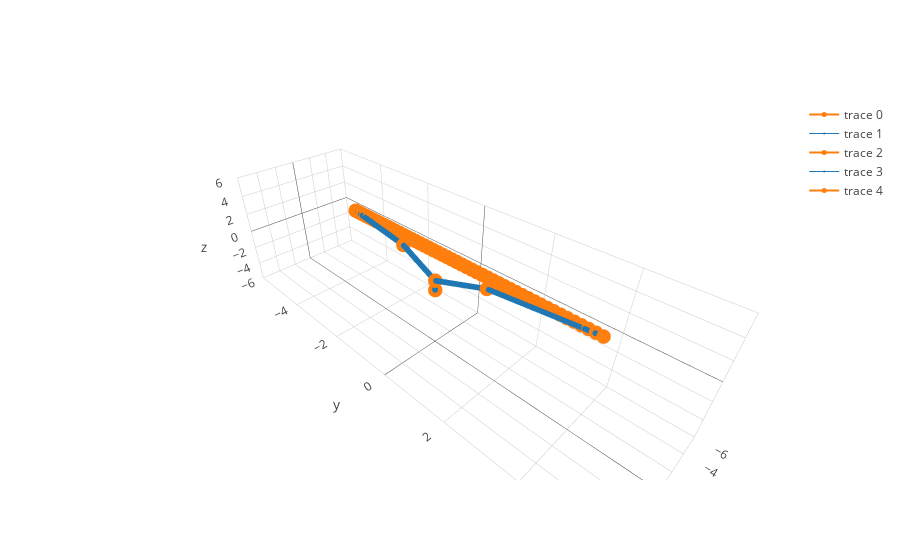

Notebook cell for this chart:
### Markdown cell above
Straightline Trajectory Generation

### Code cell
pos1 = [-2.29, 3.98, 2]
pos2 = [-2.29, -3.98, 2]

trajectorymat = trajectory.linetrac(robot1, pos1, pos2)

trajectoryendeff = trajectory.trajectory_end(robot1, trajectorymat)
#uncomment and add below to see the trajectory of joints
#trajectoryjoints = trajectory.trajectory_joints(robot1, trajectorymat)

robo1 = graphics.position(robot1, trajectorymat[0])
robo2 = graphics.position(robot1, trajectorymat[len(trajectorymat) - 1])

data = trajectoryendeff + robo1 + robo2

m = graphics.plot(data)
m.show()

### Figure 1 — Plotly figure (JSON) as saved in the notebook; plotly's stock layout.template omitted (floating-point values rounded to 4 significant figures; data arrays with more than 128 entries replaced by an {"elided": "..."} marker saying what was removed)
{"data": [{"line": {"color": "#ff7f0e", "width": 2}, "marker": {"size": 5}, "type": "scatter3d", "uid": "8cf2d867-5f08-4b58-bbb1-e04680b0efc8", "x": [-2.29, -2.29, -2.29, -2.29, -2.29, -2.29, -2.29, -2.29, -2.29, -2.29, -2.29, -2.29, -2.29, -2.29, -2.29, -2.29, -2.29, -2.29, -2.29, -2.29, -2.29, -2.29, -2.29, -2.29, -2.29, -2.29, -2.29, -2.29, -2.29, -2.29, -2.29, -2.29, -2.29, -2.29, -2.29, -2.29, -2.29, -2.29, -2.29, -2.29, -2.29, -2.29, -2.29, -2.29, -2.29, -2.29, -2.29, -2.29, -2.29, -2.29], "y": [3.98, 3.818, 3.655, 3.493, 3.33, 3.168, 3.005, 2.843, 2.68, 2.518, 2.356, 2.193, 2.031, 1.868, 1.706, 1.543, 1.381, 1.218, 1.056, 0.8935, 0.731, 0.5686, 0.4061, 0.2437, 0.08122, -0.08122, -0.2437, -0.4061, -0.5686, -0.731, -0.8935, -1.056, -1.218, -1.381, -1.543, -1.706, -1.868, -2.031, -2.193, -2.356, -2.518, -2.68, -2.843, -3.005, -3.168, -3.33, -3.493, -3.655, -3.818, -3.98], "z": [2, 2.0, 2, 2, 2.0, 2, 2.0, 2, 2.0, 2.0, 2.0, 2.0, 2.0, 2.0, 2, 2.0, 2.0, 2.0, 2.0, 2.0, 2.0, 2.0, 2.0, 2.0, 2.0, 2.0, 2.0, 2.0, 2.0, 2.0, 2.0, 2.0, 2.0, 2.0, 2.0, 2.0, 2.0, 2.0, 2.0, 2.0, 2, 2.0, 2.0, 2.0, 2.0, 2, 2, 2.0, 2, 2]}, {"line": {"color": "#1f77b4", "width": 1}, "marker": {"size": 2}, "type": "scatter3d", "uid": "f1f4a2c2-475b-4aea-8ede-6e3313085134", "x": {"elided": "150 float values"}, "y": {"elided": "150 float values"}, "z": {"elided": "150 float values"}}, {"line": {"color": "#ff7f0e", "width": 2}, "marker": {"size": 5}, "type": "scatter3d", "uid": "8f9bb45f-805b-4871-aa02-9374128a448e", "x": [0, 0, -0.7972, -2.29], "y": [0, 0, 1.386, 3.98], "z": [0, 1, 2.202, 2]}, {"line": {"color": "#1f77b4", "width": 1}, "marker": {"size": 2}, "type": "scatter3d", "uid": "3c5497b8-bcd8-4029-a050-4649cc122655", "x": {"elided": "150 float values"}, "y": {"elided": "150 float values"}, "z": {"elided": "150 float values"}}, {"line": {"color": "#ff7f0e", "width": 2}, "marker": {"size": 5}, "type": "scatter3d", "uid": "ad93473f-7406-4aaa-9488-32fcabe37a59", "x": [0, 0, -0.7972, -2.29], "y": [0, 0, -1.386, -3.98], "z": [0, 1, 2.202, 2]}], "layout": {"scene": {"xaxis": {"range": [-6, 6]}, "yaxis": {"range": [-6, 6]}, "zaxis": {"range": [-6, 6]}}}}
